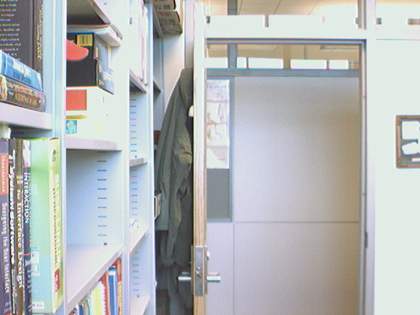
%> input picture ReportCode/left.png, 420 x 315 px, shrunk from 640 x 480 before the run
$ octave main.m   (GNU Octave 9; MATLAB toolbox functions it lacks are replaced by stand-ins)
%> lines starting %> are read from the running program, lines starting %| are printed output that depends on the picture
images = { { 'left.png', 'right.png' }, ...
           { 'im5.png', 'im6.png' }, ...
           { 'im3.png', 'im4.png' } };

for idx = 1:length(images)
    I1 = rgb2gray(imread(images{idx}{1}));
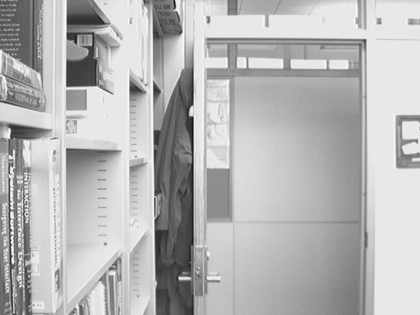
%> I1: size 315x420 uint8; min 16, max 255, mean 182.1
    I2 = rgb2gray(imread(images{idx}{2}));
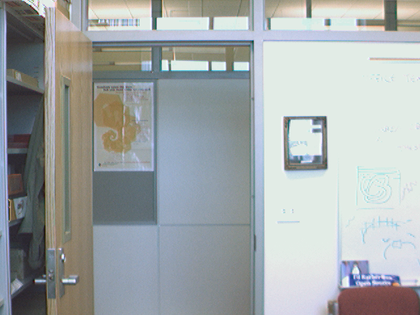
%> input picture ReportCode/right.png, 420 x 315 px, shrunk from 640 x 480 before the run
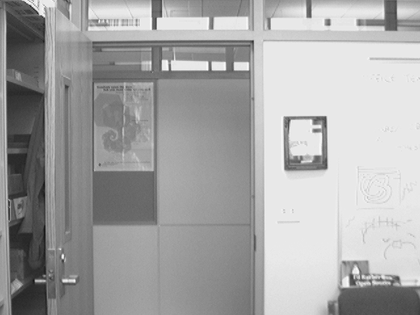
%> I2: size 315x420 uint8; min 17, max 254, mean 166.3

    % MATLAB based point detection, point correlation, and depth mapping demo
%> (the run ends here)
